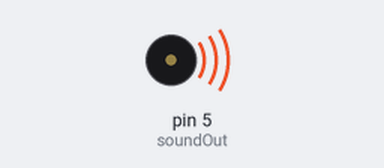
A sketch run on a simulated Arduino Uno, built with avr-gcc and run on an emulated ATmega328P. On the bench: buzzer (waves = sounding).

Above: at 0.1 s.
Timing chart, 0 to 1.6 s (numbered marks = the images above):
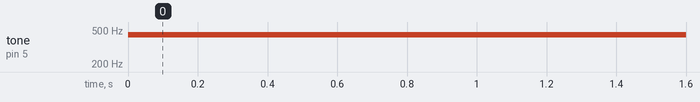

Measured:
- by itself, tone on pin 5 (soundOut): silent → 440 Hz at 0.00 s

The sketch:

sound_gen_tone.ino
```cpp
int soundOut = 5;		// Sound output pin

void setup()
{
  pinMode(soundOut, OUTPUT);
}

void loop()
{
  tone(soundOut, 440);	  // Surprise! Arduino can play sounds directly!
}
```
